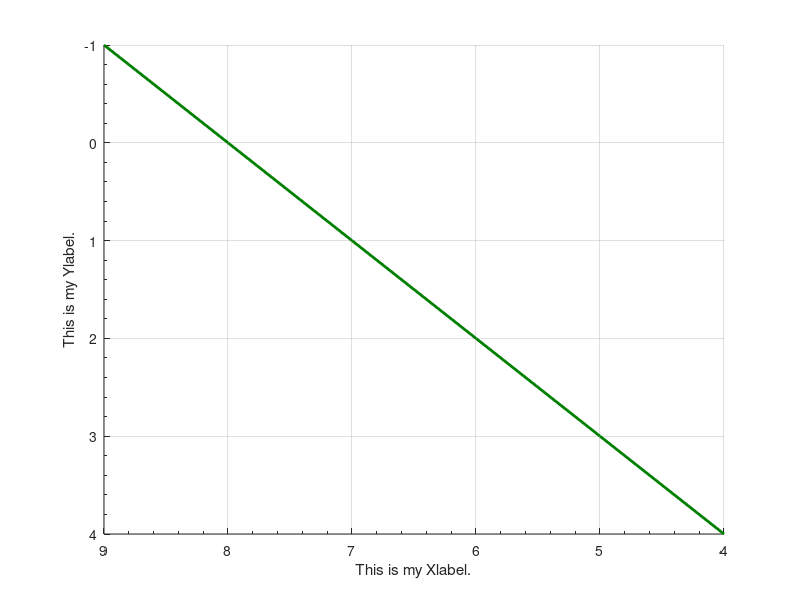

Source code (MATLAB): (Note: this script raises an error after producing the figure.)
clear all
close all
figure
hold on
grid on
mywhite = [1 1 1];
mygreen = [0 .5 0];
set(gcf,'color',mywhite)
%set(gca,'box','on','linewidth',2)
set(gca,'XMinorTick','on')
set(gca,'YMinorTick','on')
set(0,'DefaultTextInterpreter','latex')
xlabel('This is my Xlabel.')
ylabel('This is my Ylabel.')

x=9:-1:4;
y=-1:4;
plot(x,y,'color',mygreen,'linewidth',2)
%set(gca,'xaxislocation','top')   %optionnel
%set(gca,'yaxislocation','right')   %optionnel
set(gca,'XDir','reverse')
set(gca,'YDir','reverse')

tick2latex

%save
print('-depsc2',sprintf('example.eps'), '-r300');

